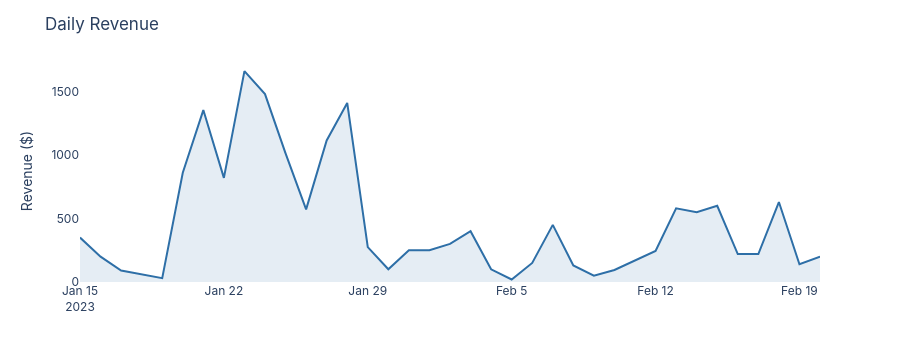

The cell this chart's notebook holds for it:
### Markdown cell above
## 4. Revenue trend over time

### Code cell
def trend_chart(data):
    daily = data.groupby('TransactionDate')['PurchaseAmount'].sum().reset_index()
    fig = px.area(daily, x='TransactionDate', y='PurchaseAmount',
                  labels={'TransactionDate': '', 'PurchaseAmount': 'Revenue ($)'})
    fig.update_traces(line_color='#2E6FA7', fillcolor='rgba(46,111,167,0.12)')
    fig.update_layout(title='Daily Revenue', font_family=FONT, height=350,
                       plot_bgcolor='white', margin=dict(t=60, b=20))
    return fig

trend_chart(df).show()

### Figure 1 — Plotly figure (JSON) as saved in the notebook; plotly's stock layout.template omitted (floating-point values rounded to 4 significant figures)
{"data": [{"fillcolor": "rgba(46,111,167,0.12)", "fillpattern": {"shape": ""}, "hovertemplate": "=%{x}<br>Revenue ($)=%{y}<extra></extra>", "legendgroup": "", "line": {"color": "#2E6FA7"}, "marker": {"symbol": "circle"}, "mode": "lines", "name": "", "orientation": "v", "showlegend": false, "stackgroup": "1", "type": "scatter", "x": ["2023-01-15T00:00:00.000000", "2023-01-16T00:00:00.000000", "2023-01-17T00:00:00.000000", "2023-01-18T00:00:00.000000", "2023-01-19T00:00:00.000000", "2023-01-20T00:00:00.000000", "2023-01-21T00:00:00.000000", "2023-01-22T00:00:00.000000", "2023-01-23T00:00:00.000000", "2023-01-24T00:00:00.000000", "2023-01-25T00:00:00.000000", "2023-01-26T00:00:00.000000", "2023-01-27T00:00:00.000000", "2023-01-28T00:00:00.000000", "2023-01-29T00:00:00.000000", "2023-01-30T00:00:00.000000", "2023-01-31T00:00:00.000000", "2023-02-01T00:00:00.000000", "2023-02-02T00:00:00.000000", "2023-02-03T00:00:00.000000", "2023-02-04T00:00:00.000000", "2023-02-05T00:00:00.000000", "2023-02-06T00:00:00.000000", "2023-02-07T00:00:00.000000", "2023-02-08T00:00:00.000000", "2023-02-09T00:00:00.000000", "2023-02-10T00:00:00.000000", "2023-02-12T00:00:00.000000", "2023-02-13T00:00:00.000000", "2023-02-14T00:00:00.000000", "2023-02-15T00:00:00.000000", "2023-02-16T00:00:00.000000", "2023-02-17T00:00:00.000000", "2023-02-18T00:00:00.000000", "2023-02-19T00:00:00.000000", "2023-02-20T00:00:00.000000"], "xaxis": "x", "y": [350.0, 200.0, 89.99, 59.99, 29.99, 859.9, 1354.0, 819.9, 1661.0, 1480.0, 1013.0, 571.9, 1115.0, 1410.0, 275.0, 99.99, 250.0, 250.0, 300.0, 400.0, 99.99, 19.99, 150.0, 450.0, 130.0, 49.99, 94.98, 245.0, 580.0, 550.0, 600.0, 220.0, 220.0, 630.0, 140.0, 200.0], "yaxis": "y"}], "layout": {"font": {"family": "Inter, Space Grotesk, sans-serif"}, "height": 350, "legend": {"tracegroupgap": 0}, "margin": {"b": 20, "t": 60}, "plot_bgcolor": "white", "title": {"text": "Daily Revenue"}, "xaxis": {"anchor": "y", "domain": [0.0, 1.0], "title": {"text": ""}}, "yaxis": {"anchor": "x", "domain": [0.0, 1.0], "title": {"text": "Revenue ($)"}}}}
